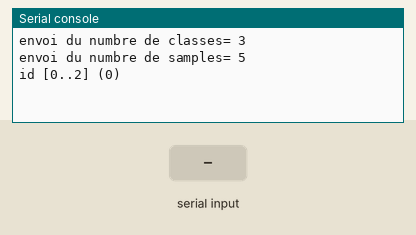
This program was run on a simulated ESP32 board running MicroPython. Shown: the last lines printed to the serial console. The test bench sets the inputs (shaded band). The clock reads 2024-03-15 10:24:30 at power-on unless the program sets it.

Above: at 1.2 s.
1.3 s: "stop" typed at the serial console, then Enter
At 2.5 s:
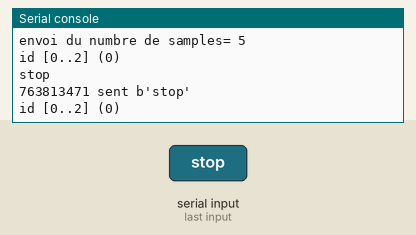
2.8 s: "5" typed at the serial console, then Enter
At 3.7 s:
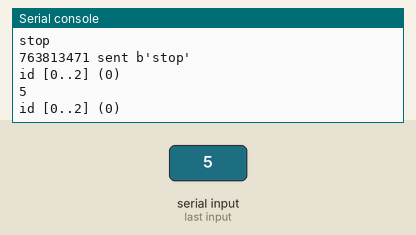
4.3 s: "1" typed at the serial console, then Enter
At 4.9 s:
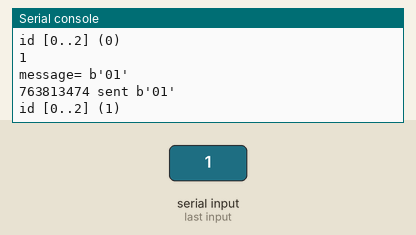

Measured:
- after the input at 1.3 s, the serial console: prints a new line at once (image 1)
- after the input at 2.8 s, the serial console: prints a new line at once (image 2)
- after the input at 4.3 s, the serial console: prints a new line at once (image 3)

The program:

sender.py
```python
from machine import UART
import time
import random

uart = UART(1, baudrate=115200, tx=5, rx=6)

# on suppose le nombre d'images
images = 3
samples = 5

while True:
    message = "classes={:02d}\n".format(images).encode()
    n = len(message)
    if uart.write(message) == n:
        print("envoi du numbre de classes=", images)
        break

while True:
    message = "samples={:02d}\n".format(samples).encode()
    n = len(message)
    if uart.write(message) == n:
        print("envoi du numbre de samples=", samples)
        break


# on crée un message qui contient l'identifiant de l'image à capturer
def build_msg(N):
    if not (0 <= N <= images - 1):
        raise ValueError(f"N doit être entre 0 et {images - 1}")
    return "{:02d}".format(N).encode()


i = 0
while True:
    message = b'message from ESP32 #' + f"{i}"
    command_text = input(f"id [0..{images - 1}] ({i}) ")
    if command_text == "":
        command_text = f"{i}"

    try:
        text = command_text.strip()
        if text == "stop":
            message = b"stop"
        else:
            r = int(text)
            if r >= 0 and r < images:
                message = build_msg(r)
                print("message=", message)
                i += 1
            else:
                continue
    except:
        continue

    n = uart.write(message)

    print(time.time(), "sent", message)

    if i >= images:
        break

print("classes initialized")
```
